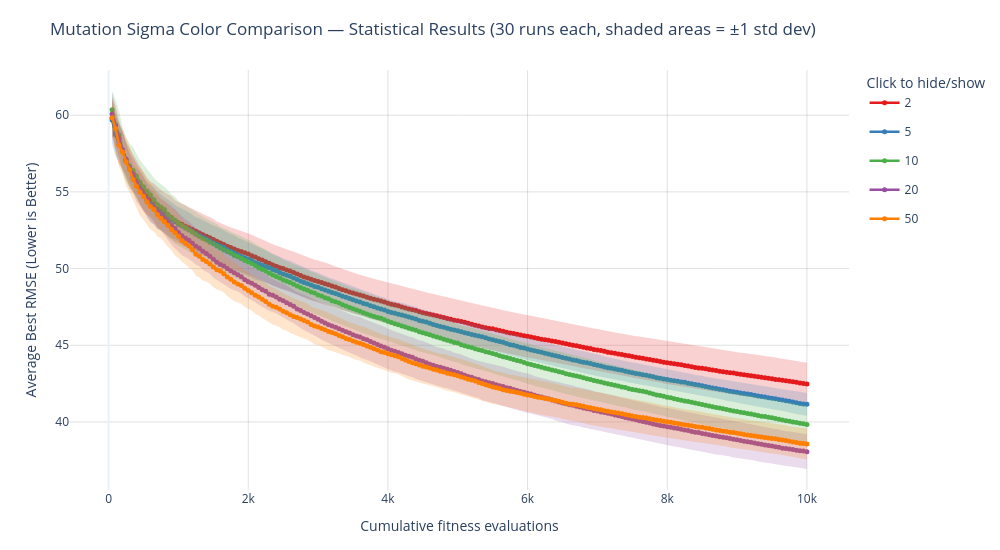

The cell this chart's notebook holds for it:
### Code cell
sigma_color = [
    "2",
    "5",
    "10",
    "20",
    "50"
]

plot_statistical_comparison_interactive(
    sigma_color_statistical_comparison,
    labels=sigma_color,
    title="Mutation Sigma Color Comparison — Statistical Results (30 runs each, shaded areas = ±1 std dev)",
)

### Figure 1 — Plotly figure (JSON) as saved in the notebook; plotly's stock layout.template omitted (floating-point values rounded to 4 significant figures; data arrays with more than 128 entries replaced by an {"elided": "..."} marker saying what was removed)
{"data": [{"hoverinfo": "skip", "legendgroup": "2", "line": {"width": 0}, "mode": "lines", "name": "2 std upper", "showlegend": false, "type": "scatter", "x": {"elided": "200 int values"}, "y": {"elided": "200 float values"}}, {"fill": "tonexty", "fillcolor": "rgba(228,26,28, 0.20)", "hoverinfo": "skip", "legendgroup": "2", "line": {"width": 0}, "mode": "lines", "name": "2 std band", "showlegend": false, "type": "scatter", "x": {"elided": "200 int values"}, "y": {"elided": "200 float values"}}, {"customdata": {"elided": "200x1 float values"}, "hovertemplate": "Cumulative fitness evaluations: %{x}<br>Mean: %{y:.5f}<br>Std: %{customdata[0]:.5f}<extra></extra>", "legendgroup": "2", "line": {"color": "rgb(228,26,28)", "width": 2.5}, "marker": {"size": 5}, "mode": "lines+markers", "name": "2", "type": "scatter", "x": {"elided": "200 int values"}, "y": {"elided": "200 float values"}}, {"hoverinfo": "skip", "legendgroup": "5", "line": {"width": 0}, "mode": "lines", "name": "5 std upper", "showlegend": false, "type": "scatter", "x": {"elided": "200 int values"}, "y": {"elided": "200 float values"}}, {"fill": "tonexty", "fillcolor": "rgba(55,126,184, 0.20)", "hoverinfo": "skip", "legendgroup": "5", "line": {"width": 0}, "mode": "lines", "name": "5 std band", "showlegend": false, "type": "scatter", "x": {"elided": "200 int values"}, "y": {"elided": "200 float values"}}, {"customdata": {"elided": "200x1 float values"}, "hovertemplate": "Cumulative fitness evaluations: %{x}<br>Mean: %{y:.5f}<br>Std: %{customdata[0]:.5f}<extra></extra>", "legendgroup": "5", "line": {"color": "rgb(55,126,184)", "width": 2.5}, "marker": {"size": 5}, "mode": "lines+markers", "name": "5", "type": "scatter", "x": {"elided": "200 int values"}, "y": {"elided": "200 float values"}}, {"hoverinfo": "skip", "legendgroup": "10", "line": {"width": 0}, "mode": "lines", "name": "10 std upper", "showlegend": false, "type": "scatter", "x": {"elided": "200 int values"}, "y": {"elided": "200 float values"}}, {"fill": "tonexty", "fillcolor": "rgba(77,175,74, 0.20)", "hoverinfo": "skip", "legendgroup": "10", "line": {"width": 0}, "mode": "lines", "name": "10 std band", "showlegend": false, "type": "scatter", "x": {"elided": "200 int values"}, "y": {"elided": "200 float values"}}, {"customdata": {"elided": "200x1 float values"}, "hovertemplate": "Cumulative fitness evaluations: %{x}<br>Mean: %{y:.5f}<br>Std: %{customdata[0]:.5f}<extra></extra>", "legendgroup": "10", "line": {"color": "rgb(77,175,74)", "width": 2.5}, "marker": {"size": 5}, "mode": "lines+markers", "name": "10", "type": "scatter", "x": {"elided": "200 int values"}, "y": {"elided": "200 float values"}}, {"hoverinfo": "skip", "legendgroup": "20", "line": {"width": 0}, "mode": "lines", "name": "20 std upper", "showlegend": false, "type": "scatter", "x": {"elided": "200 int values"}, "y": {"elided": "200 float values"}}, {"fill": "tonexty", "fillcolor": "rgba(152,78,163, 0.20)", "hoverinfo": "skip", "legendgroup": "20", "line": {"width": 0}, "mode": "lines", "name": "20 std band", "showlegend": false, "type": "scatter", "x": {"elided": "200 int values"}, "y": {"elided": "200 float values"}}, {"customdata": {"elided": "200x1 float values"}, "hovertemplate": "Cumulative fitness evaluations: %{x}<br>Mean: %{y:.5f}<br>Std: %{customdata[0]:.5f}<extra></extra>", "legendgroup": "20", "line": {"color": "rgb(152,78,163)", "width": 2.5}, "marker": {"size": 5}, "mode": "lines+markers", "name": "20", "type": "scatter", "x": {"elided": "200 int values"}, "y": {"elided": "200 float values"}}, {"hoverinfo": "skip", "legendgroup": "50", "line": {"width": 0}, "mode": "lines", "name": "50 std upper", "showlegend": false, "type": "scatter", "x": {"elided": "200 int values"}, "y": {"elided": "200 float values"}}, {"fill": "tonexty", "fillcolor": "rgba(255,127,0, 0.20)", "hoverinfo": "skip", "legendgroup": "50", "line": {"width": 0}, "mode": "lines", "name": "50 std band", "showlegend": false, "type": "scatter", "x": {"elided": "200 int values"}, "y": {"elided": "200 float values"}}, {"customdata": {"elided": "200x1 float values"}, "hovertemplate": "Cumulative fitness evaluations: %{x}<br>Mean: %{y:.5f}<br>Std: %{customdata[0]:.5f}<extra></extra>", "legendgroup": "50", "line": {"color": "rgb(255,127,0)", "width": 2.5}, "marker": {"size": 5}, "mode": "lines+markers", "name": "50", "type": "scatter", "x": {"elided": "200 int values"}, "y": {"elided": "200 float values"}}], "layout": {"height": 550, "hovermode": "x unified", "legend": {"itemclick": "toggle", "itemdoubleclick": "toggleothers", "title": {"text": "Click to hide/show"}}, "margin": {"b": 60, "l": 70, "r": 30, "t": 70}, "title": {"text": "Mutation Sigma Color Comparison — Statistical Results (30 runs each, shaded areas = ±1 std dev)"}, "width": 1000, "xaxis": {"gridcolor": "rgba(0,0,0,0.12)", "showgrid": true, "title": {"text": "Cumulative fitness evaluations"}}, "yaxis": {"gridcolor": "rgba(0,0,0,0.12)", "showgrid": true, "title": {"text": "Average Best RMSE (Lower is Better)"}}}}
